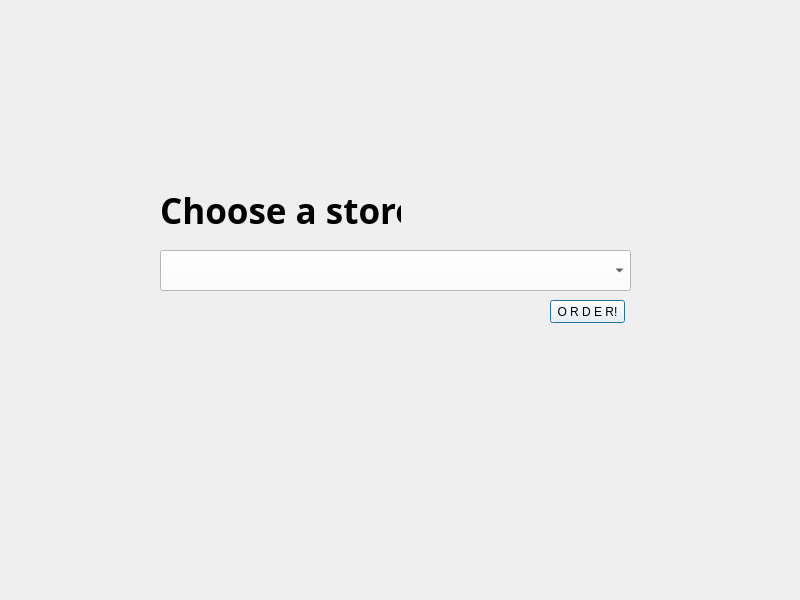
<?xml version="1.0" encoding="UTF-8"?>
<ui version="4.0">
 <class>customerChooseStore</class>
 <widget class="QDialog" name="customerChooseStore">
  <property name="geometry">
   <rect>
    <x>0</x>
    <y>0</y>
    <width>800</width>
    <height>600</height>
   </rect>
  </property>
  <property name="windowTitle">
   <string>Dialog</string>
  </property>
  <widget class="QComboBox" name="comboBox">
   <property name="geometry">
    <rect>
     <x>160</x>
     <y>250</y>
     <width>471</width>
     <height>41</height>
    </rect>
   </property>
   <property name="styleSheet">
    <string notr="true">background-color: rgb(255, 255, 255);
font: 9pt &quot;Source Code Pro&quot;;</string>
   </property>
  </widget>
  <widget class="QLabel" name="label">
   <property name="geometry">
    <rect>
     <x>350</x>
     <y>50</y>
     <width>191</width>
     <height>91</height>
    </rect>
   </property>
   <property name="text">
    <string/>
   </property>
   <property name="pixmap">
    <pixmap>../../Desktop/bobappLOGO.PNG</pixmap>
   </property>
   <property name="scaledContents">
    <bool>true</bool>
   </property>
  </widget>
  <widget class="QLabel" name="label_2">
   <property name="geometry">
    <rect>
     <x>160</x>
     <y>180</y>
     <width>241</width>
     <height>61</height>
    </rect>
   </property>
   <property name="font">
    <font>
     <family>Script MT Bold</family>
     <pointsize>26</pointsize>
     <weight>75</weight>
     <bold>true</bold>
    </font>
   </property>
   <property name="text">
    <string>Choose a store</string>
   </property>
  </widget>
  <widget class="QLabel" name="label_1">
   <property name="geometry">
    <rect>
     <x>150</x>
     <y>310</y>
     <width>461</width>
     <height>231</height>
    </rect>
   </property>
   <property name="text">
    <string/>
   </property>
   <property name="pixmap">
    <pixmap>../../Desktop/boba.gif</pixmap>
   </property>
   <property name="scaledContents">
    <bool>true</bool>
   </property>
  </widget>
  <widget class="QPushButton" name="pushButton">
   <property name="geometry">
    <rect>
     <x>550</x>
     <y>300</y>
     <width>75</width>
     <height>23</height>
    </rect>
   </property>
   <property name="styleSheet">
    <string notr="true">
background-color: rgb(255, 255, 255);</string>
   </property>
   <property name="text">
    <string>O R D E R!</string>
   </property>
  </widget>
 </widget>
 <resources/>
 <connections/>
</ui>
